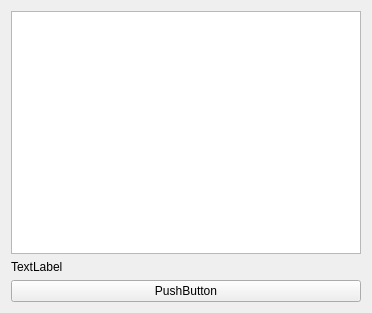
<ui version="4.0" >
 <class>ScriptEditorClass</class>
 <widget class="QWidget" name="ScriptEditorClass" >
  <property name="geometry" >
   <rect>
    <x>0</x>
    <y>0</y>
    <width>372</width>
    <height>313</height>
   </rect>
  </property>
  <property name="windowTitle" >
   <string>ScriptEditor</string>
  </property>
  <property name="autoFillBackground" >
   <bool>false</bool>
  </property>
  <layout class="QVBoxLayout" name="verticalLayout_2" >
   <item>
    <layout class="QVBoxLayout" name="verticalLayout" >
     <property name="sizeConstraint" >
      <enum>QLayout::SetNoConstraint</enum>
     </property>
     <item>
      <widget class="QTextEdit" name="textEdit" />
     </item>
     <item>
      <widget class="QLabel" name="label" >
       <property name="text" >
        <string>TextLabel</string>
       </property>
      </widget>
     </item>
     <item>
      <widget class="QPushButton" name="pushButton" >
       <property name="text" >
        <string>PushButton</string>
       </property>
      </widget>
     </item>
    </layout>
   </item>
  </layout>
 </widget>
 <layoutdefault spacing="6" margin="11" />
 <resources/>
 <connections/>
</ui>
